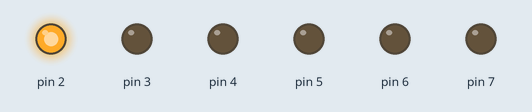
This sketch was run on a simulated Arduino Uno, built with avr-gcc and run on an emulated ATmega328P. On the bench: output pins drawn as LEDs (lit = HIGH).

Above: at 0.02 s.
At 0.37 s:
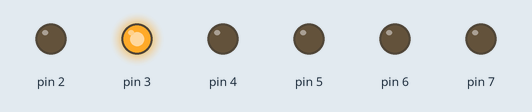
At 0.72 s:
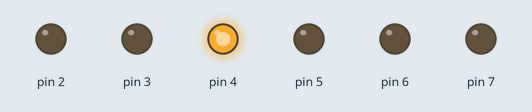
At 1.47 s:
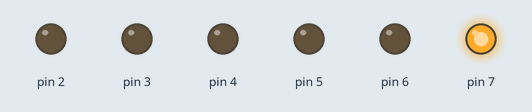
At 2.27 s:
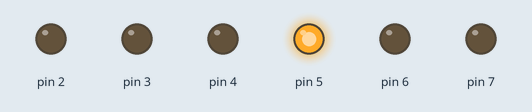
At 2.92 s:
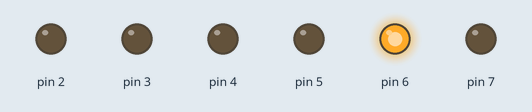
Timing chart, 0 to 3.2 s (numbered marks = the images above):
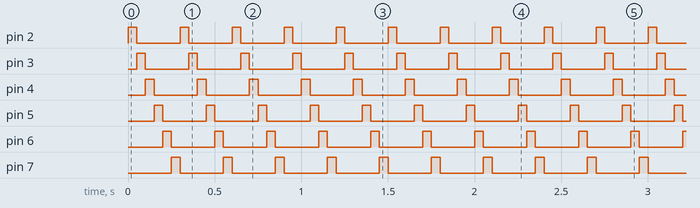

The sketch:

for0.ino
```cpp
void setup()
{
	for(int i=2; i<=7; i++){//Iteracion que permite un conteo desde el pin 2 al pin 7
	pinMode(i,OUTPUT);//permite la salida iterada del pin 2 al pin 7
	}
}
void loop()
{
	for(int i=2; i<=7; i++){//Conteo de pin 2 hasta el pin 7
	    digitalWrite(i,1);//Encendera los led del pin 2 al pin 7 de uno en uno
	    delay(50);// tiempo de espera
	    digitalWrite(i,0); //apagara los led del pin 2 al pin 7 de uno en uno
	}
}
```

Measured:
- by itself, pin 2–7: alternates HIGH for 0.05 s and LOW for 0.25 s
- by itself, everything shown: repeats every 0.30 s, in 6 steps
